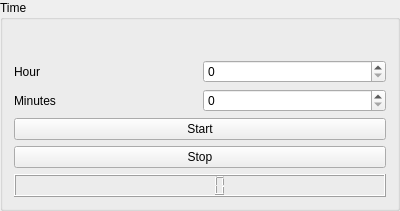
<?xml version="1.0" encoding="UTF-8"?>
<ui version="4.0">
 <class>DruidTimer</class>
 <widget class="QGroupBox" name="DruidTimer">
  <property name="geometry">
   <rect>
    <x>0</x>
    <y>0</y>
    <width>400</width>
    <height>181</height>
   </rect>
  </property>
  <property name="windowTitle">
   <string>GroupBox</string>
  </property>
  <property name="title">
   <string>Time</string>
  </property>
  <layout class="QGridLayout" name="gridLayout">
   <property name="topMargin">
    <number>40</number>
   </property>
   <item row="2" column="0">
    <widget class="QPushButton" name="_stop">
     <property name="text">
      <string>Stop</string>
     </property>
    </widget>
   </item>
   <item row="0" column="0">
    <layout class="QGridLayout" name="gridLayout_3">
     <item row="0" column="0">
      <widget class="QLabel" name="label_3">
       <property name="text">
        <string>Hour</string>
       </property>
      </widget>
     </item>
     <item row="0" column="1">
      <widget class="QSpinBox" name="_hour"/>
     </item>
     <item row="1" column="0">
      <widget class="QLabel" name="label_4">
       <property name="text">
        <string>Minutes</string>
       </property>
      </widget>
     </item>
     <item row="1" column="1">
      <widget class="QSpinBox" name="_minutes"/>
     </item>
    </layout>
   </item>
   <item row="1" column="0">
    <widget class="QPushButton" name="_start">
     <property name="text">
      <string>Start</string>
     </property>
    </widget>
   </item>
   <item row="3" column="0">
    <widget class="QLCDNumber" name="_lcd"/>
   </item>
  </layout>
 </widget>
 <resources/>
 <connections/>
</ui>
